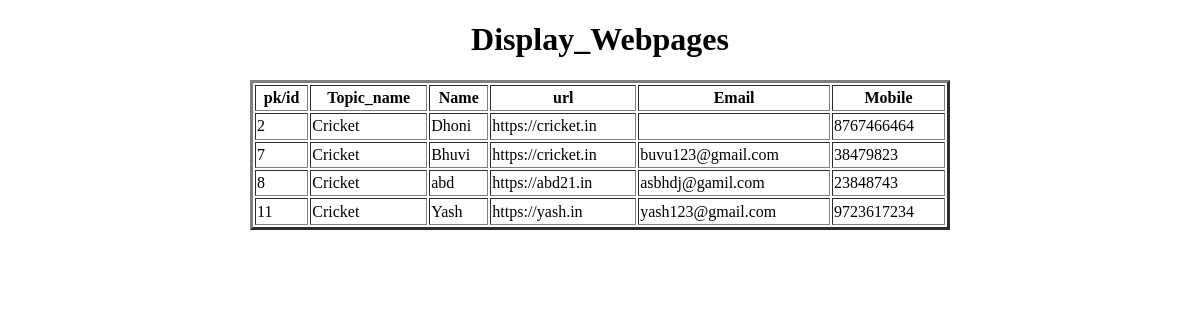
/display_webpage/, run on an earlier commit of the app's database.
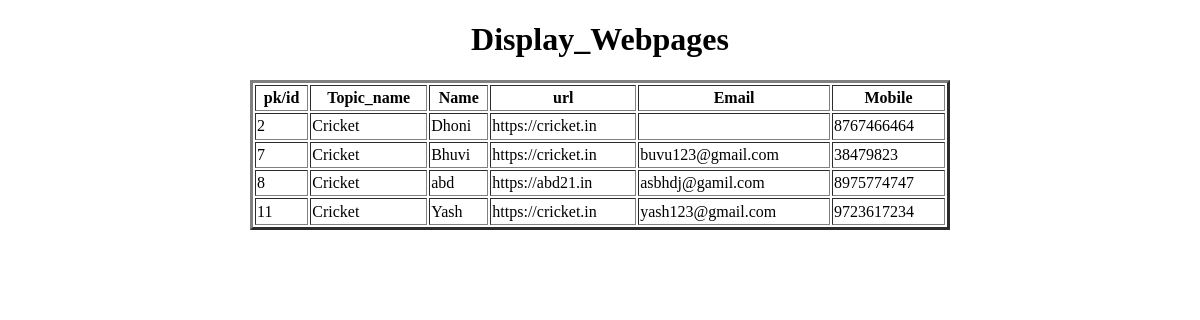
And on a later commit of the database.
### app/models.py (models this page shows, shortened)
class Webpage(models.Model):
    topic_name=models.ForeignKey(Topic,on_delete=models.CASCADE)
    name=models.CharField(max_length=100)
    url=models.URLField()
    email=models.CharField(max_length=50,default='hai123@gamil.com')
    mobile=models.CharField(max_length=50,default=9876543210)

class Topic(models.Model):
    topic_name=models.CharField(max_length=100,primary_key=True)
    def __str__(self):
        return self.topic_name

### app/views.py (the view)
# urls.py: path('display_webpage/',display_webpage,name='display_webpage'),
def display_webpage(request):
    QLWO=Webpage.objects.all()
    QLWO=Webpage.objects.filter(topic_name='Cricket') # given condition satisfied
    QLWO=Webpage.objects.exclude(topic_name='Cricket') # given condition not satisfied and remains data retrive
    QLWO=Webpage.objects.all()[1::2] # slicing the data
    QLWO=Webpage.objects.all()[::-1] # reverse order data
    QLWO=Webpage.objects.order_by('name') # based on ASCI values retrive the data
    QLWO=Webpage.objects.order_by('-name') # data should be descending order based on ASCI values
    QLWO=Webpage.objects.order_by(Length('name')) # number of characters in name gives ascending order
    QLWO=Webpage.objects.order_by(Length('name').desc()) # number of characters in name gives descending order
    QLWO=Webpage.objects.all()
    QLWO=Webpage.objects.filter(name__startswith='a') # no case sensitive
    QLWO=Webpage.objects.filter(name__endswith='I')  #  no case sensitive
    QLWO=Webpage.objects.filter(name__contains='a') # having specified char into specified str
    QLWO=Webpage.objects.filter(pk__range=(2,5))  # 2 to 5 rows
    QLWO=Webpage.objects.filter(email__isnull=True) # null value data display
    QLWO=Webpage.objects.filter(email__isnull=False) # not null values data display
    QLWO=Webpage.objects.filter(pk__in=(2,4,5)) # display 2,4&5
    QLWO=Webpage.objects.filter(name__regex=r'^A\w+') # case sensitive data
    QLWO=Webpage.objects.filter(Q(topic_name='Cricket') | Q(url__endswith='in'))
    QLWO=Webpage.objects.filter(Q(topic_name='Cricket') & Q(url__endswith='in'))
    QLWO=Webpage.objects.filter(topic_name='Cricket', url__endswith='in')
    d1={'QLWO':QLWO}
    return render(request,'display_webpage.html',d1)

### templates/display_webpage.html (shortened to what this page needs)
<!DOCTYPE html>
<html lang="en">
<head>
</head>
<body>
    <center>
        <h1>Display_Webpages</h1>
        <table border="3px" width="700px" height="150px">
            <tr>
                <th>pk/id</th>
                <th>Topic_name</th>
                <th>Name</th>
                <th>url</th>
                <th>Email</th>
                <th>Mobile</th>
            </tr>
            {% for WO in QLWO %}
            <tr>
                <td>{{WO.pk}}</td>
                <td>{{WO.topic_name}}</td>
                <td>{{WO.name}}</td>
                <td>{{WO.url}}</td>
                <td>{{WO.email}}</td>
                <td>{{WO.mobile}}</td>
            </tr>
            {% endfor %}
        </table>
    </center>
</body>
</html>

What changed in the data, as far as the page shows it:
changed Webpage "abd": mobile "23848743" → "8975774747"
changed Webpage "Yash": url "https://yash.in" → "https://cricket.in"
